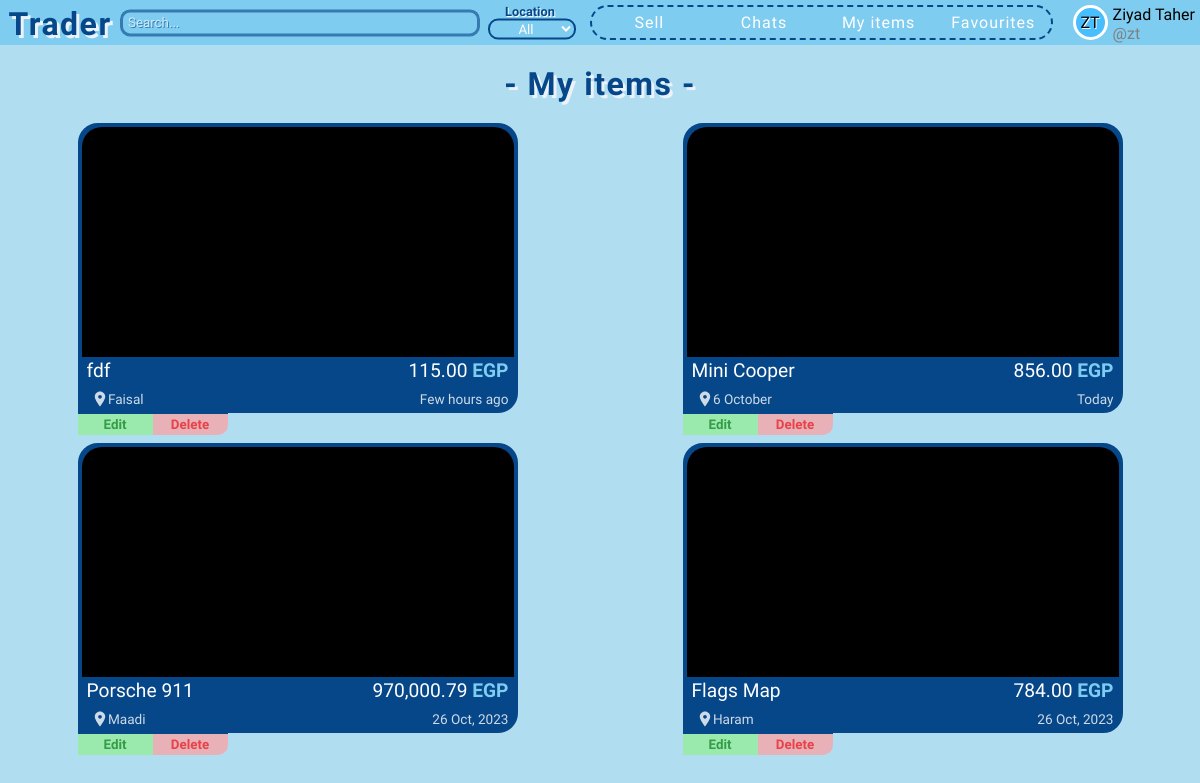
Before: /my-items (signed in) with the older database file.
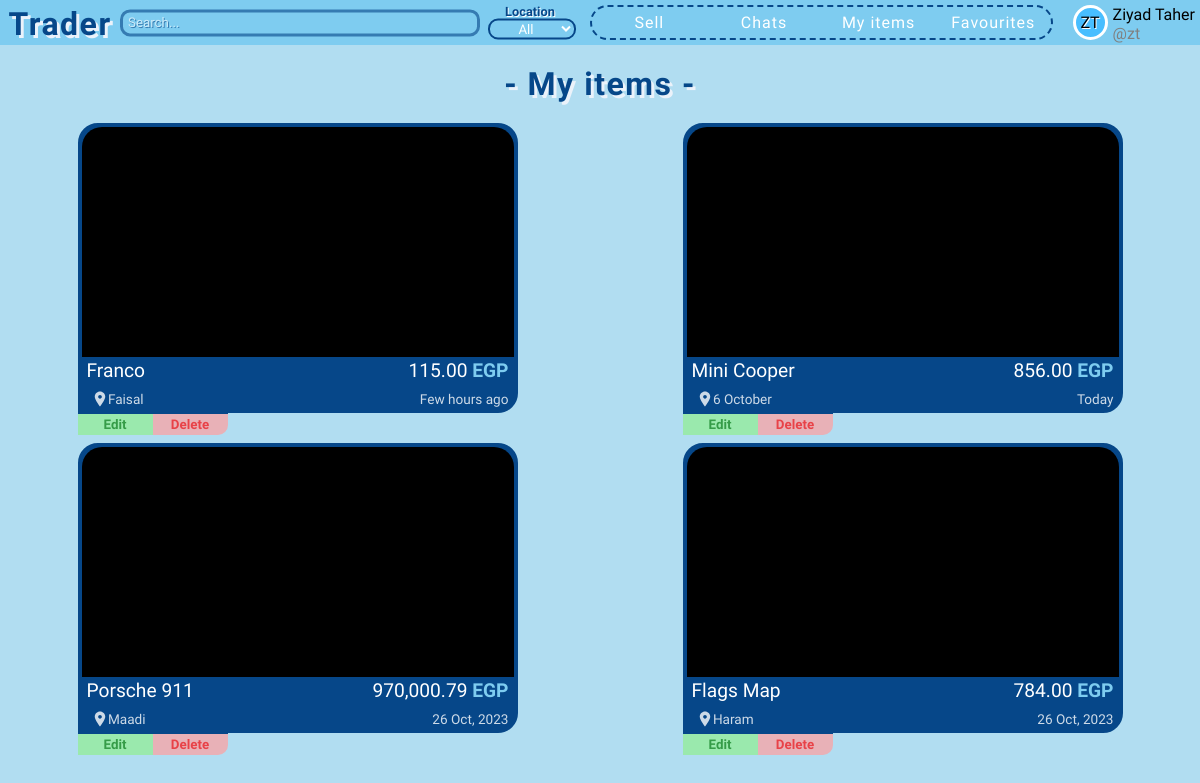
After: the same page with the newer database file.
### app/models.py (models this page shows)
class Item(db.Model):
    id = db.Column(db.Integer, primary_key=True)  # Item ID
    title = db.Column(db.String(100), nullable=False)  # Item title
    description = db.Column(db.Text, nullable=False)  # Item description
    location = db.Column(db.String(100), nullable=False)  # Item location
    price = db.Column(db.Float, default=0, nullable=False)  # Item price
    is_sold = db.Column(db.Boolean, default=False)  # Is item sold?
    created_at = db.Column(db.DateTime)  # Item creation timestamp
    owner = db.Column(db.Integer, db.ForeignKey("user.id"), nullable=False)  # Owner of the item
    images = db.relationship('Image', backref='images_set', lazy=True)  # Images associated with the item
    chats = db.relationship('Chat', backref='chats_set', lazy=True)  # Chats related to the item

### app/routes.py (the view)
@app.get("/my-items")
@login_required
def my_items():
    items = Item.query.filter_by(owner=current_user.id).order_by(Item.created_at.desc()).all()
    return render_template('my-items.html', items=items)

### app/__init__.py (called while the page is built)
def price_format(float):
    return '{:,.2f}'.format(float)

### app/routes.py (called while the page is built)
@login_manager.user_loader
def load_user(user_id):
    return User.query.get(int(user_id))

### app/templates/my-items.html (shortened to what this page needs)
{% extends 'base.html' %}
{% block head %}
    <link rel="stylesheet" href="{{ url_for('static', filename='css/partials/item.css') }}">
{% endblock %}
{% block nav_search %}nav-search{% endblock %}
{% block search_location %}
    <input type="search" class="search" placeholder="Search...">
    <div class="location-cont">
        <div>Location</div>
        <select name="location" class="location" title="Location">
            <option class="all" value="">All</option>
        </select>
    </div>
{% endblock %}
{% block content %}
    <header class="pge-header" style="margin: 15px;">- My items -</header>
    <div class="items-cont seller-items-cont">
        {% for item in items %}
            {% with seller_page=True, all_items_page=True %}
                {% include 'partials/item.html' %}
            {% endwith %}
        {% endfor %}
    </div>
{% endblock %}

### app/templates/partials/item.html (shortened to what this page needs)
<div class="single-item-cont location-{% if item.location == '6 October' %}october{% else %}{{ item.location|lower }}{% endif %}" id="item-{{ item.id }}">
    <a class="item" href="{{ url_for('single_item', item_id=item.id) }}">
        <div class="img-cont">
        </div>
        <div class="upper">
            <div class="item-title">{{ item.title }}</div>
            <div class="item-price">{{ price_format(item.price) }} <span class="egp">EGP</span></div>
        </div>
        <div class="lower">
            <div class="item-location">
                <svg
                    width="18px"
                    height="18px"
                    xmlns="http://www.w3.org/2000/svg"
                    viewBox="0 0 24 24"
                    fill="#fff"
                >
                    <path d="M12 2C8.13 2 5 5.13 5 9c0 4.25 7 13 7 13s7-8.75 7-13c0-3.87-3.13-7-7-7zm0 9.5c-1.38 0-2.5-1.12-2.5-2.5s1.12-2.5 2.5-2.5 2.5 1.12 2.5 2.5-1.12 2.5-2.5 2.5z" />
                </svg> {{ item.location }}
            </div>
            <div>{{ date_format(item.created_at) }}</div>
        </div>
    </a>
    {% if seller_page %}
    <div class="seller-page-btns">
        {% if all_items_page %}
        <div class="edit-delete">
            <button class="edit-btn" onclick="window.location.href = `{{ url_for('edit_item', item_id=item.id) }}`">Edit</button>
            <button class="delete-btn" onclick="window.location.href = `{{ url_for('delete_item', item_id=item.id) }}`">Delete</button>
        </div>
        {% endif %}
    </div>
    {% endif %}
</div>

Changed rows visible on the page:
changed Item "Faisal": title "fdf" → "Franco"
